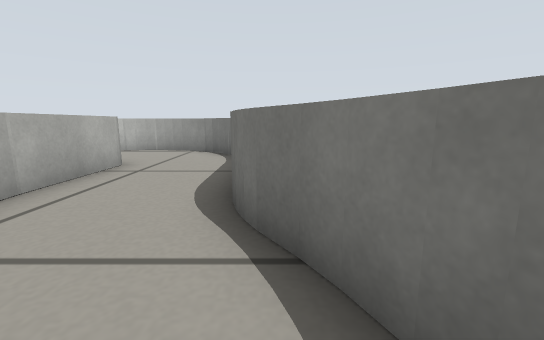
[1] (above)

24 first-person views from a walk through a robot-simulator world made for Gazebo. The camera is 0.27 m above the floor, tilts 10° down and sees 90° across. The floor is counted in squares, 0.25 m on a side. Each view is taken from the middle of a square. On the plan, view 1 faces up. The plan holds only what a view shows up to about 12 squares ahead; the rest is blank.

[2]
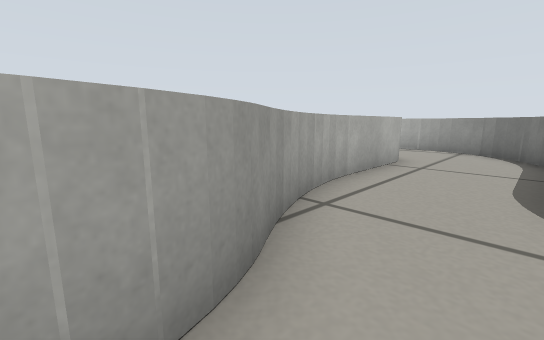

[3]
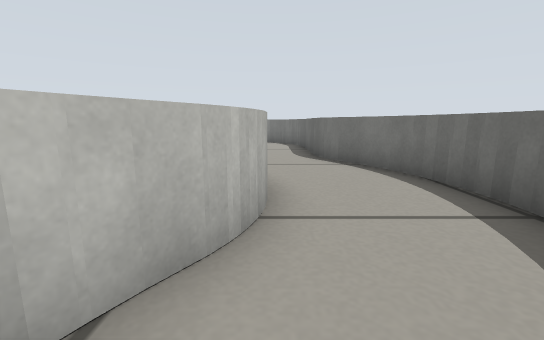

[4]
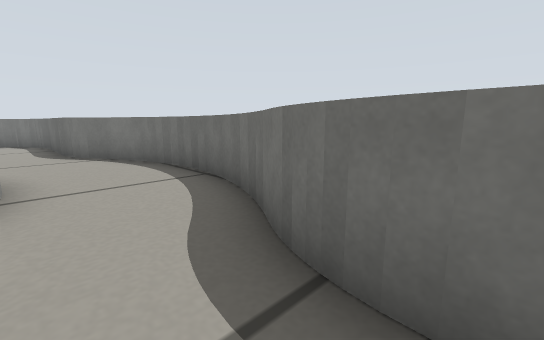

[5]
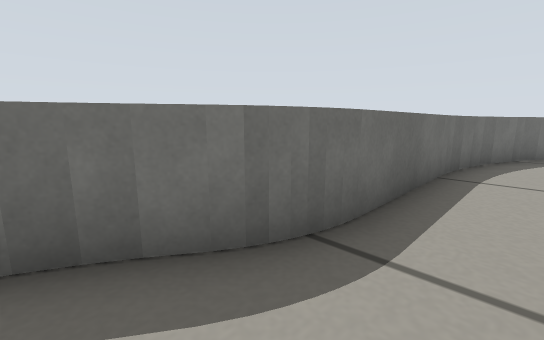

[6]
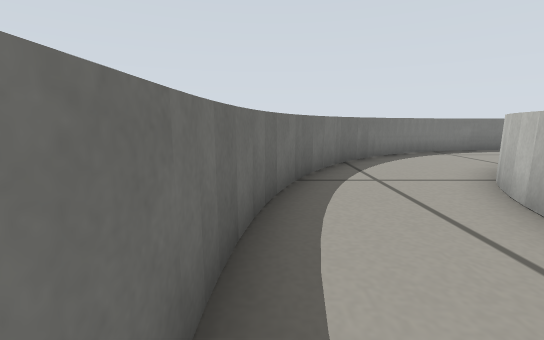

[7]
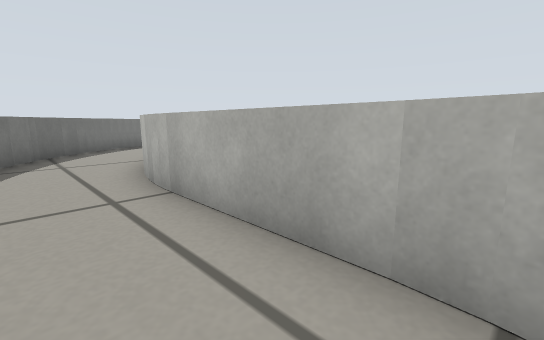

[8]
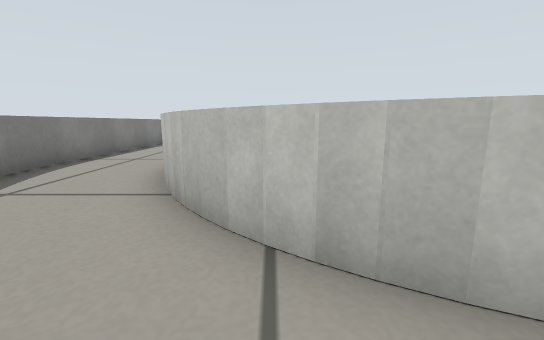

[9]
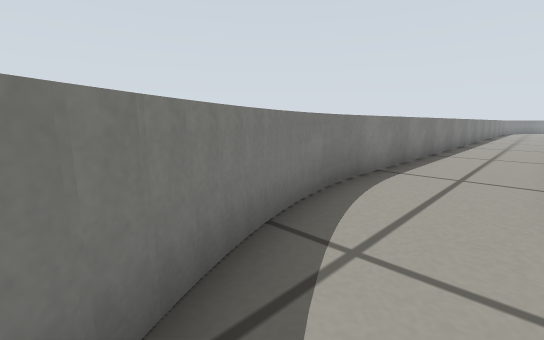

[10]
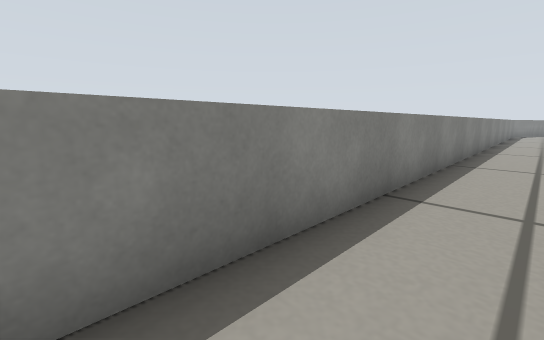

[11]
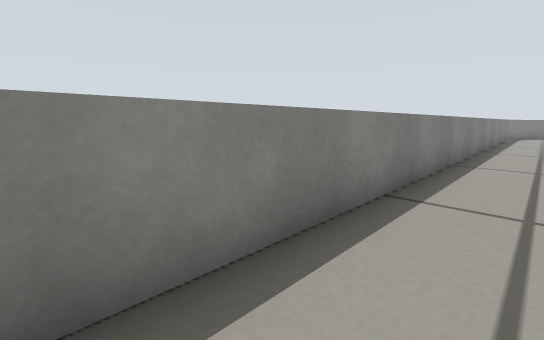

[12]
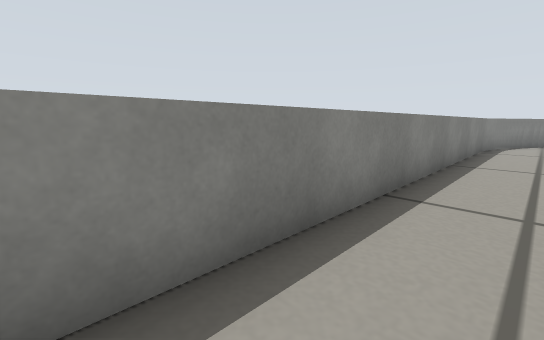

[13]
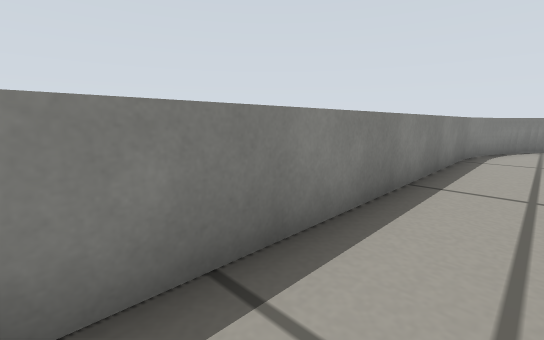

[14]
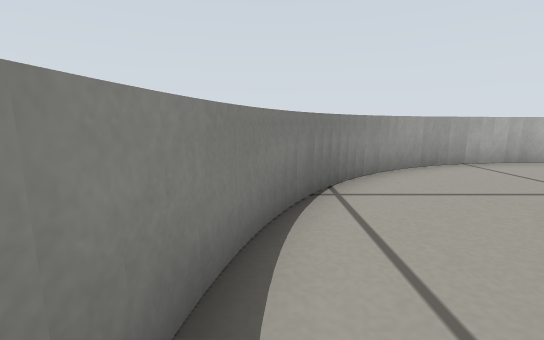

[15]
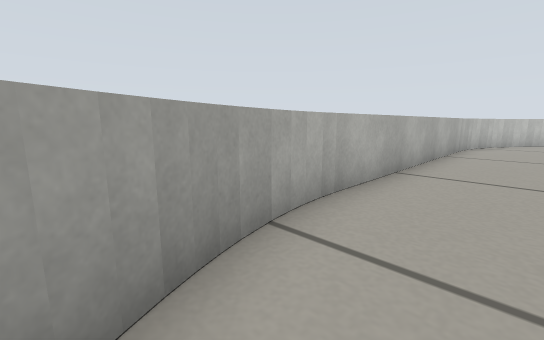

[16]
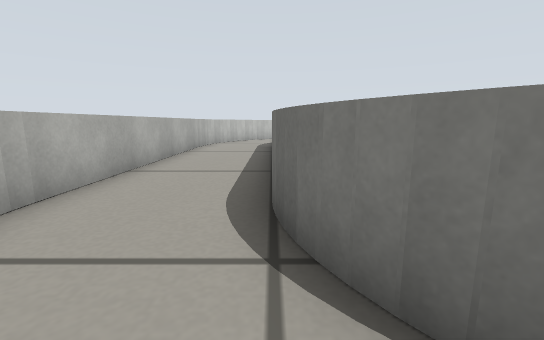

[17]
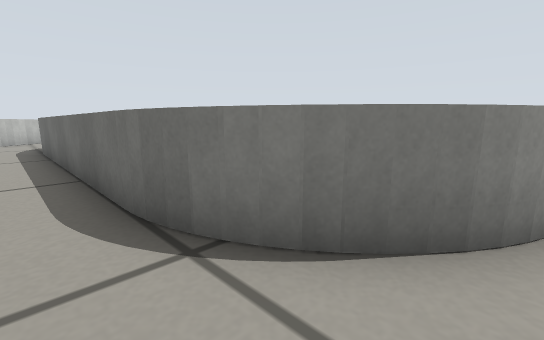

[18]
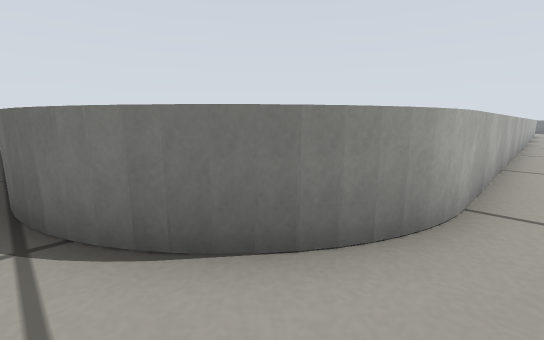

[19]
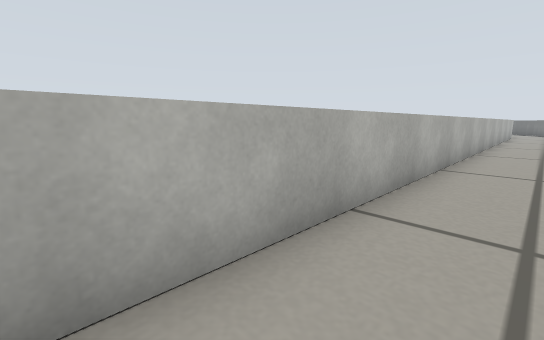

[20]
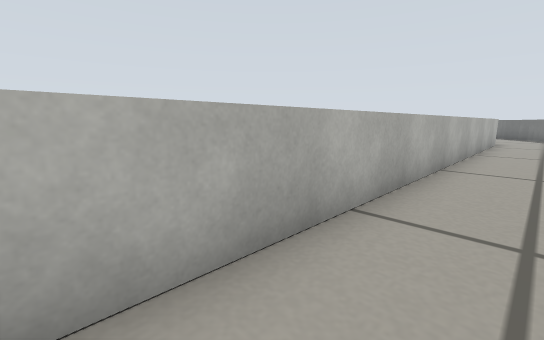

[21]
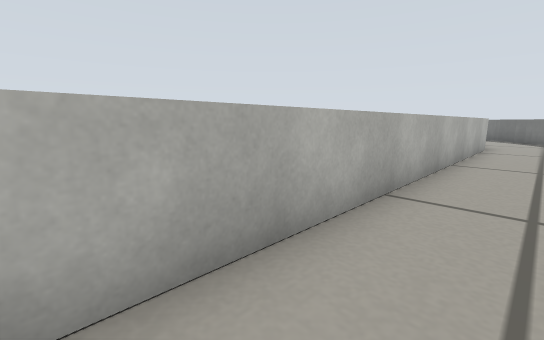

[22]
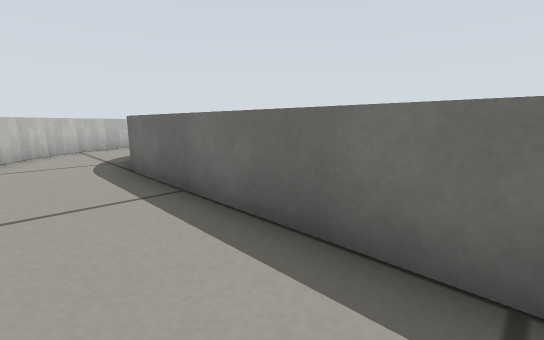

[23]
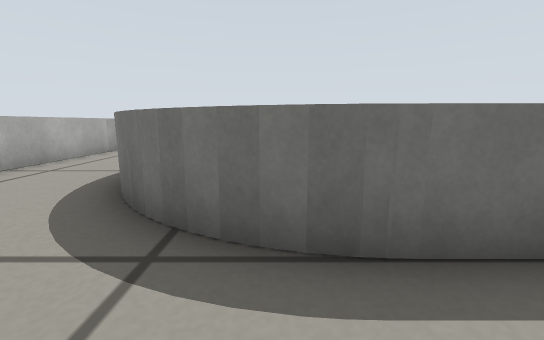

[24]
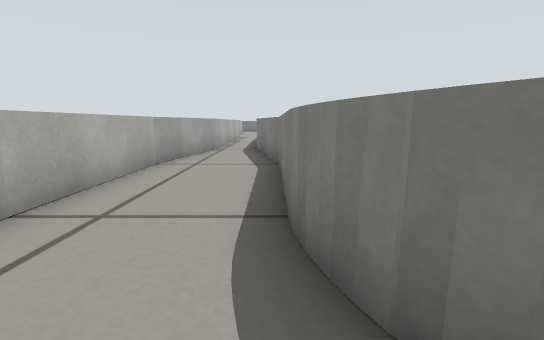

### Floor plan
Key: @ floor where view 1 was taken; # wall or solid block; . floor.
Columns run from 42 left of view 1 to 1 right of it. Each row starts with its distance up from view 1.
 11                                     ####
 10                                      ..###
  9                                      ....#
  8                                       ...#
  7                                       #..##
  6                                       #...#
  5                                       #...#
  4                                       #...#
  3     ############                      #...#
  2   ###..........##                     ##..##
  1  ##..............                      #...#
  0 ##....##########                       ##.@#
 -1 #....##                                 #..#
 -2 #...##                                 ##..#
 -3 #..##                                  #...#
 -4 #..#                                   #...#
 -5 #..#                                    ..##
 -6 #..#                                  #...#
 -7 #..#                                  #...#
 -8 #..#                                  #...#
 -9 #..#                                  #...#
-10 #..#                                  #...#
-11 #..#                                  #..##
-12 #..#                                 ##..#
-13 #..#                                 #...#
-14 #..##                               ##...#
-15 #...##                            ###...##
-16 ##...##############################....##
-17  #....................................##
-18  ###.................................##
-19    ###............................####
-20      ##############################

Where each view was taken, in squares from view 1:
view 1: 0 up, 0 right, facing up
view 2: 1 down, 1 left, facing up-left
view 3: 5 down, 2 left, facing up
view 4: 7 down, 2 left, facing up-right
view 5: 4 down, 2 left, facing down-right
view 6: 9 down, 1 left, facing down
view 7: 6 down, 2 left, facing down-left
view 8: 14 down, 3 left, facing left
view 9: 17 down, 5 left, facing down-left
view 10: 18 down, 11 left, facing down-left
view 11: 18 down, 15 left, facing down-left
view 12: 18 down, 23 left, facing down-left
view 13: 18 down, 26 left, facing down-left
view 14: 19 down, 35 left, facing left
view 15: 16 down, 40 left, facing up-left
view 16: 16 down, 39 left, facing up
view 17: 16 down, 40 left, facing up-right
view 18: 17 down, 39 left, facing up-right
view 19: 18 down, 34 left, facing up-right
view 20: 18 down, 26 left, facing up-right
view 21: 18 down, 23 left, facing up-right
view 22: 10 down, 41 left, facing up-right
view 23: 3 down, 41 left, facing right
view 24: 0 up, 38 left, facing right
